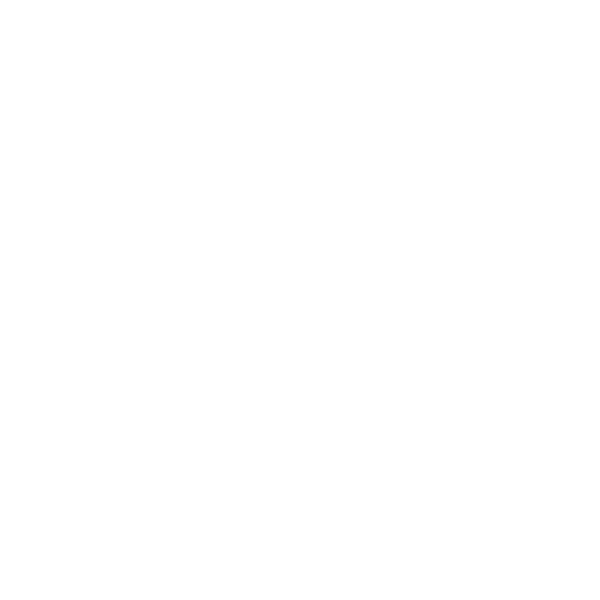
Frame 1 (no input)
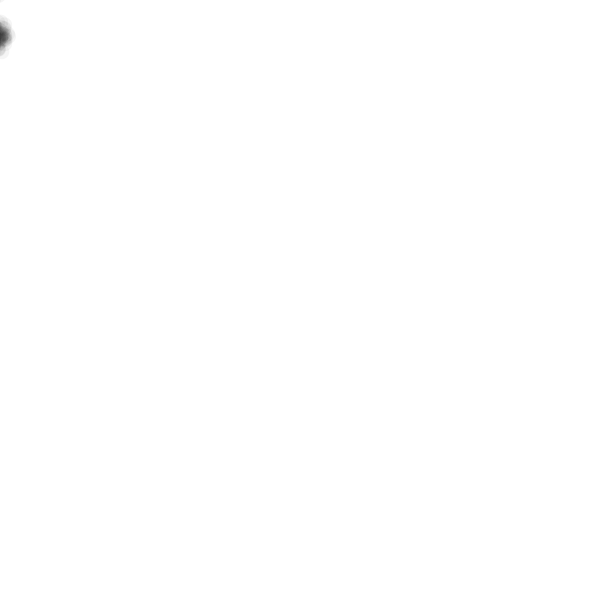
Frame 60 (the mouse pressed at the canvas centre just before this capture)
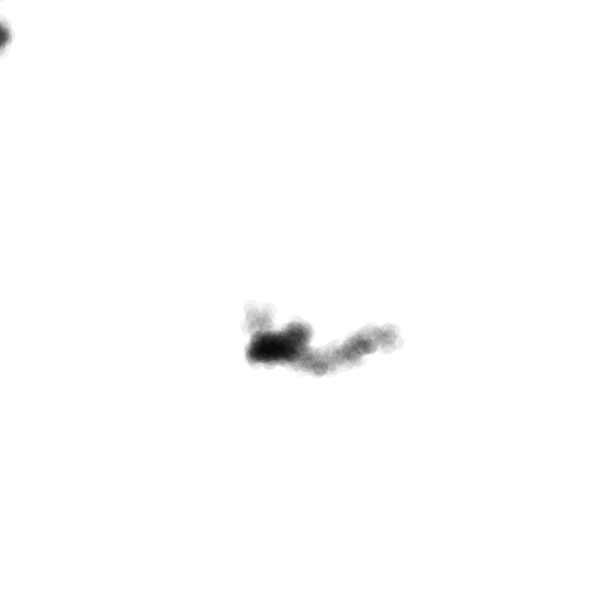
Frame 120 (the mouse held since frame 60 and released just before this capture)

The Processing sketch that drew these frames (run headless with seeded random() and noise(); from frame 60 on, the mouse is pressed at the canvas centre):

// Processing sketch: trace_experiment01_a1
// ── trace_experiment01_a1.pde
float t = 0;

int traceDensity = 10;
float distortion = 150;
float traceSize = 15;
float traceAlpha = 10;

void setup() {
  size(600, 600);
  background(255);
}

void draw() {
  noStroke();
  fill(0, traceAlpha);

  for (int i = 0; i < traceDensity; i++) {

    float noiseX = map(
      noise(t + i * 0.1),
      0, 1,
      -distortion, distortion
    );

    float noiseY = map(
      noise(t + 1000 + i * 0.1),
      0, 1,
      -distortion, distortion
    );

    float randomX = random(-10, 10);
    float randomY = random(-10, 10);

    circle(
      mouseX + noiseX + randomX,
      mouseY + noiseY + randomY,
      traceSize
    );
  }

  t = t + 0.01;
}
